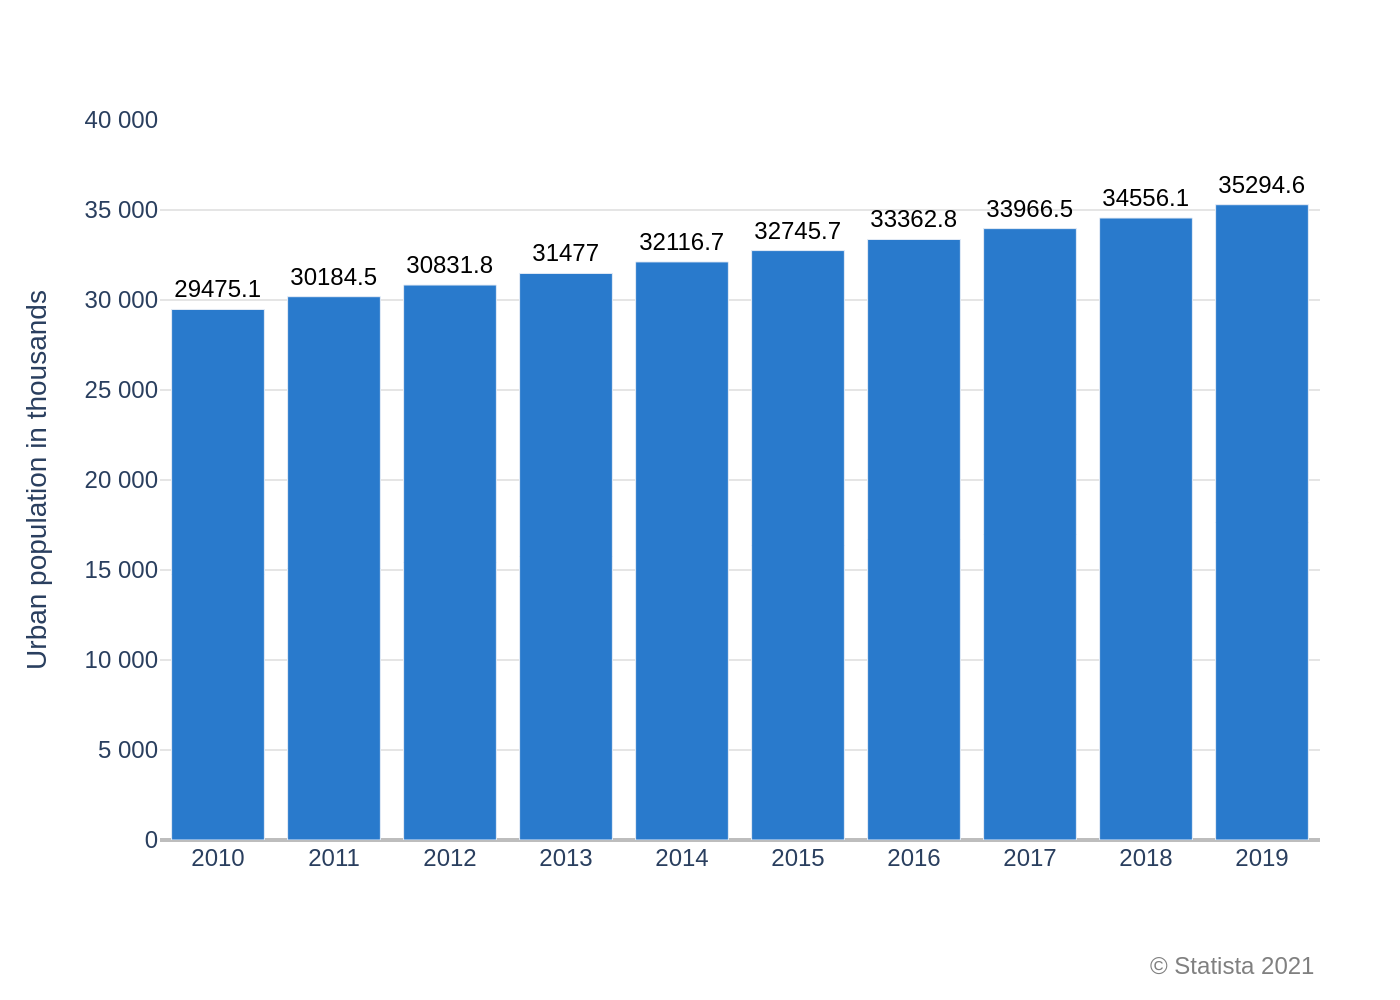

The script that drew this image:
import sys
import json
import pathlib
import plotly.graph_objects as go

# Check for the required command-line argument
if len(sys.argv) != 2:
    print(f"Usage: python {pathlib.Path(__file__).name} <json_file_path>")
    sys.exit(1)

# Get the JSON file path from the command-line argument
json_path = pathlib.Path(sys.argv[1])

# Verify the JSON file exists
if not json_path.is_file():
    print(f"Error: JSON file not found at '{json_path}'")
    sys.exit(1)

# Read and parse the JSON file
with open(json_path, 'r', encoding='utf-8') as f:
    config = json.load(f)

# Extract data, texts, and colors from the JSON structure
chart_data = config['chart_data']
texts = config['texts']
colors = config['colors']

# Initialize the figure
fig = go.Figure()

# Add a bar trace for each series defined in the JSON
# This loop ensures the script works even with multiple data series
for i, series in enumerate(chart_data['series']):
    fig.add_trace(go.Bar(
        x=chart_data['categories'],
        y=series['values'],
        name=series.get('name', ''),
        text=series.get('text_values', series['values']), # Use specific text labels if provided
        textposition='outside',
        marker_color=colors[i % len(colors)],
        textfont=dict(family="Arial", size=12, color='black'),
        cliponaxis=False # Prevent data labels at the top from being cut off
    ))

# Prepare annotations list for source text
annotations = []
if texts.get('source'):
    annotations.append(
        dict(
            xref='paper', yref='paper',
            x=1.0, y=-0.15,
            xanchor='right', yanchor='top',
            text=texts['source'],
            showarrow=False,
            font=dict(family="Arial", size=12, color='grey')
        )
    )

# Update the layout of the chart
fig.update_layout(
    font_family="Arial",
    plot_bgcolor='white',
    showlegend=False,
    annotations=annotations,
    xaxis=dict(
        title_text=texts.get('x_axis_title'),
        showgrid=False,
        zeroline=False,
        tickfont=dict(size=12)
    ),
    yaxis=dict(
        title_text=texts.get('y_axis_title'),
        title_font=dict(size=14),
        range=[0, 40000],
        tickvals=[0, 5000, 10000, 15000, 20000, 25000, 30000, 35000, 40000],
        ticktext=['0', '5 000', '10 000', '15 000', '20 000', '25 000', '30 000', '35 000', '40 000'],
        gridcolor='#E5E5E5',
        zeroline=True,
        zerolinecolor='#BDBDBD',
        tickfont=dict(size=12)
    ),
    margin=dict(l=80, r=40, t=60, b=80) # Adjust margins for titles and annotations
)

# Generate the output PNG filename from the input JSON filename
output_filename = json_path.stem + ".png"

# Save the figure as a high-resolution PNG image
fig.write_image(output_filename, scale=2)

print(f"Chart successfully generated and saved to '{output_filename}'")
